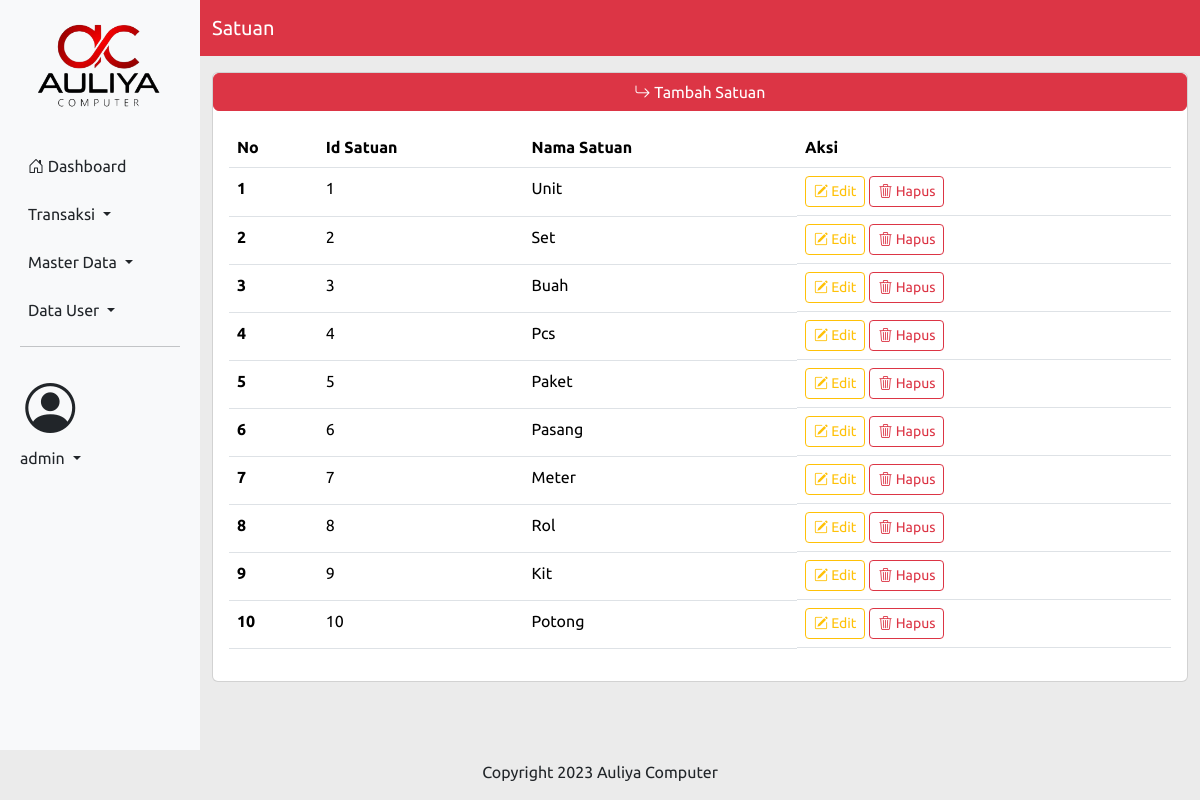
The app's page /satuan (signed in) with its own data.
### tables this page shows
CREATE TABLE IF NOT EXISTS `tb_user` (
  `id` int NOT NULL AUTO_INCREMENT,
  `nama` varchar(200) DEFAULT NULL,
  `username` varchar(250) DEFAULT NULL,
  `password` varchar(100) DEFAULT NULL,
  `alamat` varchar(200) DEFAULT NULL,
  `nohp` varchar(50) DEFAULT NULL,
  `level` int DEFAULT NULL,
  PRIMARY KEY (`id`)
);

CREATE TABLE IF NOT EXISTS `tb_satuan` (
  `id_satuan` int NOT NULL AUTO_INCREMENT,
  `nama_satuan` varchar(100) NOT NULL DEFAULT '0',
  PRIMARY KEY (`id_satuan`) USING BTREE
);

### satuan.php (the view, shortened to what this page needs)
<?php
include "proses/connect.php";
$query = mysqli_query($conn, "SELECT * FROM tb_satuan");
while($record = mysqli_fetch_array($query)){
$result[] = $record;
}
?>
<div class="col-lg-10">
    <nav class="navbar navbar-expand-lg navbar-dark bg-danger sticky-top">
        <div class="container-lg">
            <a class="navbar-brand" href="#">Satuan</a>
        </div>
    </nav>
    <div class="container">
        <div class="card mt-3" >
            <a href="#" class="btn btn-danger" data-bs-toggle="modal" data-bs-target="#ModalTambahSatuan"><i
                    class="bi bi-arrow-return-right"></i> Tambah Satuan</a>
            <div class="card-body">
                <?php
                if(empty($result)){
                    echo "Data User Tidak Ada";
                }else{
                ?>
                <div class="table-responsive">
                    <table class="table table-hover">
                        <thead>
                            <tr>
                                <th scope="col">No</th>
                                <th scope="col">Id Satuan</th>
                                <th scope="col">Nama Satuan</th>
                                <th scope="col">Aksi</th>
                            </tr>
                        </thead>
                        <tbody>
                            <?php
                            $no = 1;
                            foreach($result as $row) {
                            ?>
                            <tr>
                                <th scope="row"><?php echo $no++?></th>
                                <td><?php echo $row['id_satuan'] ?></td>
                                <td><?php echo $row['nama_satuan'] ?></td>
                                <td class="d-flex">
                                    <button class="btn btn-sm btn-outline-warning me-1" data-bs-toggle="modal"
                                        data-bs-target="#ModalEditSatuan<?php echo $row['id_satuan'] ?>"><i
                                            class="bi bi-pencil-square"></i>
                                        Edit</button>
                                    <button class="btn btn-sm btn-outline-danger me-1" data-bs-toggle="modal"
                                        data-bs-target="#ModalDeleteSatuan<?php echo $row['id_satuan'] ?>"><i
                                            class="bi bi-trash3"></i>
                                        Hapus</button>
                                </td>
                            </tr>
                            <?php
                            }
                        ?>
                        </tbody>
                    </table>
                </div>
                <?php
                }
                ?>
            </div>
        </div>
    </div>
</div>

### sidebar.php (shortened to what this page needs)
<div class="col-lg-2">
    <nav class="navbar-expand-lg bg-body-tertiary" style="background-color: #141E46">
        <div class="container-fluid ">
            <div class="offcanvas offcanvas-end mb-0" tabindex="-1" id="offcanvasNavbar"
                aria-labelledby="offcanvasNavbarLabel" style="width: 250px;">
                <div class="offcanvas-body mx-2 ">
                    <ul class="navbar-nav nav-pills flex-column justify-content-end flex-grow-1 " id="myNavPills">
                        <div>
                            <a href="."><img src="img/Logo.png" width="150px" style="display:block; margin:auto;"></a>
                        </div>
                        <li class="nav-item">
                            <a class="nav-link ps-2 mb-2 <?php echo ((isset($_GET['x']) && $_GET['x'] == 'home') || !isset($_GET['x'])) ? 'active link-light' : 'link-dark' ; ?>"
                                aria-current="page" href="home"
                                <?php if (isset($_GET['x']) && $_GET['x'] == 'home') { echo 'style="background-color: #C70039;"'; } ?>><i
                                    class="bi bi-house-door"></i> Dashboard</a>
                        </li>
                        <li class="nav-item dropdown">
                            <a class="nav-link dropdown-toggle link-dark ps-2 mb-2" href="#" role="button"
                                data-bs-toggle="dropdown" aria-expanded="false">
                                Transaksi
                            </a>
                        </li>
                        <?php if($hasil['level'] ==1){?>
                        <li class="nav-item dropdown ">
                            <a class="nav-link dropdown-toggle ps-2 mb-2 " href="#" role="button"
                                data-bs-toggle="dropdown" aria-expanded="false">
                                Master Data
                            </a>
                        </li>
                        <li class="nav-item dropdown ">
                            <a class="nav-link dropdown-toggle ps-2  " href="#" role="button" data-bs-toggle="dropdown"
                                aria-expanded="false">
                                Data User
                            </a>
                        </li>
                        <?php }?>
                        <hr>
                        <ul class="navbar-nav" style="margin-bottom: 170%; ">
                            <li class="nav-item dropdown ">
                                <a class="nav-link dropdown-toggle text-center " href="#" role="button"
                                    data-bs-toggle="dropdown" aria-expanded="false">
                                    <i class="bi bi-person-circle" style="font-size: 50px; "></i><span
                                        class="text-center"><br><?php echo $hasil['username'];?></span>
                                </a>
                            </li>
                        </ul>
                    </ul>
                </div>
            </div>
        </div>
    </nav>
</div>

### css/index.css (style rules this page uses)
* { font-family: 'Ubuntu', sans-serif; }
html, body { height: 100%; background-color: rgb(235, 235, 235) !important; }

### records on screen
tb_user: username "admin"
tb_satuan: id_satuan "1", nama_satuan "Unit"
tb_satuan: id_satuan "2", nama_satuan "Set"
tb_satuan: id_satuan "3", nama_satuan "Buah"
tb_satuan: id_satuan "4", nama_satuan "Pcs"
tb_satuan: id_satuan "5", nama_satuan "Paket"
tb_satuan: id_satuan "6", nama_satuan "Pasang"
tb_satuan: id_satuan "7", nama_satuan "Meter"
tb_satuan: id_satuan "8", nama_satuan "Rol"
tb_satuan: id_satuan "9", nama_satuan "Kit"
tb_satuan: id_satuan "10", nama_satuan "Potong"
